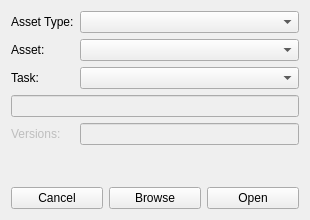
<?xml version="1.0" encoding="UTF-8"?>
<ui version="4.0">
    <class>main</class>
    <widget class="QWidget" name="main">
        <property name="windowModality">
            <enum>Qt::NonModal</enum>
        </property>
        <property name="geometry">
            <rect>
                <x>0</x>
                <y>0</y>
                <width>310</width>
                <height>220</height>
            </rect>
        </property>
        <property name="windowTitle">
            <string>Form</string>
        </property>
        <layout class="QVBoxLayout" name="verticalLayout">
            <item>
                <layout class="QFormLayout" name="formLayout">
                    <property name="sizeConstraint">
                        <enum>QLayout::SetDefaultConstraint</enum>
                    </property>
                    <item row="0" column="0">
                        <widget class="QLabel" name="assetType_label">
                            <property name="text">
                                <string>Asset Type:</string>
                            </property>
                        </widget>
                    </item>
                    <item row="0" column="1">
                        <widget class="QComboBox" name="assetType_cb"/>
                    </item>
                    <item row="1" column="0">
                        <widget class="QLabel" name="asset_label">
                            <property name="text">
                                <string>Asset:</string>
                            </property>
                        </widget>
                    </item>
                    <item row="1" column="1">
                        <widget class="QComboBox" name="asset_cb"/>
                    </item>
                    <item row="2" column="0">
                        <widget class="QLabel" name="label">
                            <property name="text">
                                <string>Task:</string>
                            </property>
                        </widget>
                    </item>
                    <item row="2" column="1">
                        <widget class="QComboBox" name="task_cb"/>
                    </item>
                    <item row="4" column="1">
                        <widget class="QLineEdit" name="versions_le">
                            <property name="enabled">
                                <bool>false</bool>
                            </property>
                        </widget>
                    </item>
                    <item row="4" column="0">
                        <widget class="QLabel" name="versions_label">
                            <property name="enabled">
                                <bool>false</bool>
                            </property>
                            <property name="text">
                                <string>Versions:</string>
                            </property>
                        </widget>
                    </item>
                    <item row="3" column="0" colspan="2">
                        <widget class="QLineEdit" name="path_le">
                            <property name="enabled">
                                <bool>false</bool>
                            </property>
                        </widget>
                    </item>
                </layout>
            </item>
            <item>
                <layout class="QHBoxLayout" name="horizontalLayout_2">
                    <item>
                        <widget class="QPushButton" name="cancel_btn">
                            <property name="text">
                                <string>Cancel</string>
                            </property>
                        </widget>
                    </item>
                    <item>
                        <widget class="QPushButton" name="browse_btn">
                            <property name="text">
                                <string>Browse</string>
                            </property>
                        </widget>
                    </item>
                    <item>
                        <widget class="QPushButton" name="ok_btn">
                            <property name="text">
                                <string>Open</string>
                            </property>
                        </widget>
                    </item>
                </layout>
            </item>
        </layout>
    </widget>
    <resources/>
    <connections/>
</ui>
